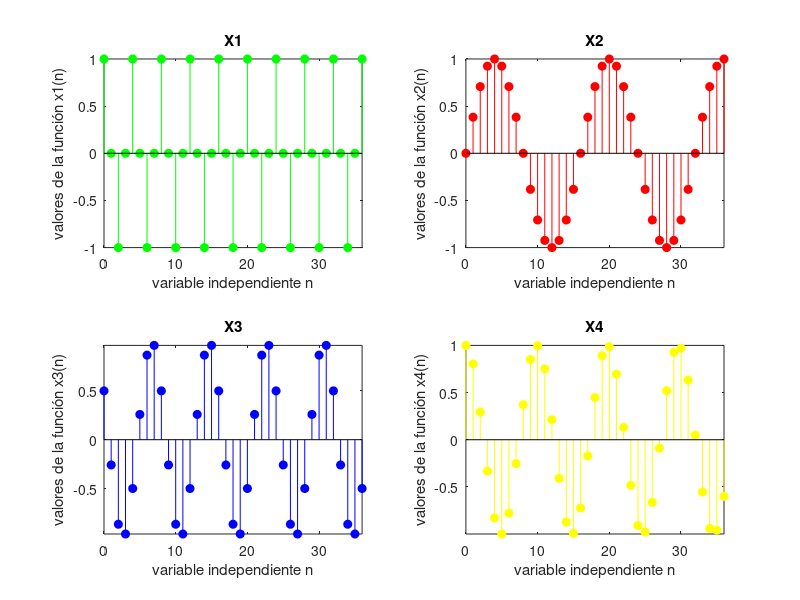
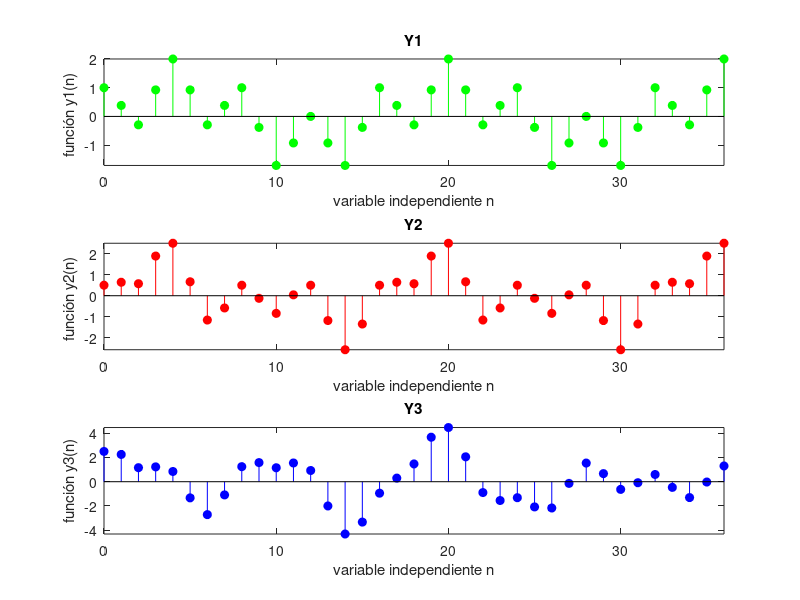

These figures' MATLAB source, in order:
%-------------------------
% Ejercicio 3: Graficar cuatro funciones dadas y a partir de estas obtener otras tres funciones
% más para graficarlas.
% Integrantes: ALejandra Castrillo - Yostin Chavarria - Cristhian Rojas
% Fecha: 11/03/2019
%-------------------------

n  = 0:1:36; # Se declara el vector de la variable discreta n.

# Se declaran las funciones a graficar según especificación del ejercicio
x1 = cos((pi*n)/2);
x2 = sin((pi*n)/8);
x3 = cos((pi*n)/4 + pi/3);
x4 = cos((2*n)/pi);

# Se configuran los gráficos en la figura 1.
figure('Name', 'Ejercicio 3 - XS');

subplot(2,2,1);
stem(n, x1, 'filled', 'g');
axis tight;
title(" X1 ");
xlabel("variable independiente n"); 
ylabel("valores de la función x1(n)"); 

subplot(2,2,2);
stem(n, x2, 'filled', 'r');
axis tight;
title(" X2 ");
xlabel("variable independiente n"); 
ylabel("valores de la función x2(n)"); 

subplot(2,2,3);
stem(n, x3, 'filled', 'b');
axis tight;
title(" X3 ");
xlabel("variable independiente n"); 
ylabel("valores de la función x3(n)"); 

subplot(2,2,4);
stem(n, x4, 'filled', 'y');
axis tight;
title(" X4 ");
xlabel("variable independiente n"); 
ylabel("valores de la función x4(n)"); 

# Se delcaran las funciones compuestas a partir de las funciones base.
y1 = x1 + x2;
y2 = x1 + x2 - x3;
y3 = x1 + x2 - x3 + 2*x4;

#Se configuran las gráficas de las funciones compuestas.
figure('Name', 'Ejercicio 3 - YS');

subplot(3,1,1);
stem(n, y1, 'filled', 'g');
axis tight;
title(" Y1 ");
xlabel("variable independiente n"); 
ylabel("función y1(n) "); 

subplot(3,1,2);
stem(n, y2, 'filled', 'r');
axis tight;
title(" Y2 ");
xlabel("variable independiente n"); 
ylabel("función y2(n) "); 

subplot(3,1,3);
stem(n, y3, 'filled', 'b');
axis tight;
title(" Y3 ");
xlabel("variable independiente n"); 
ylabel("función y3(n)"); 
